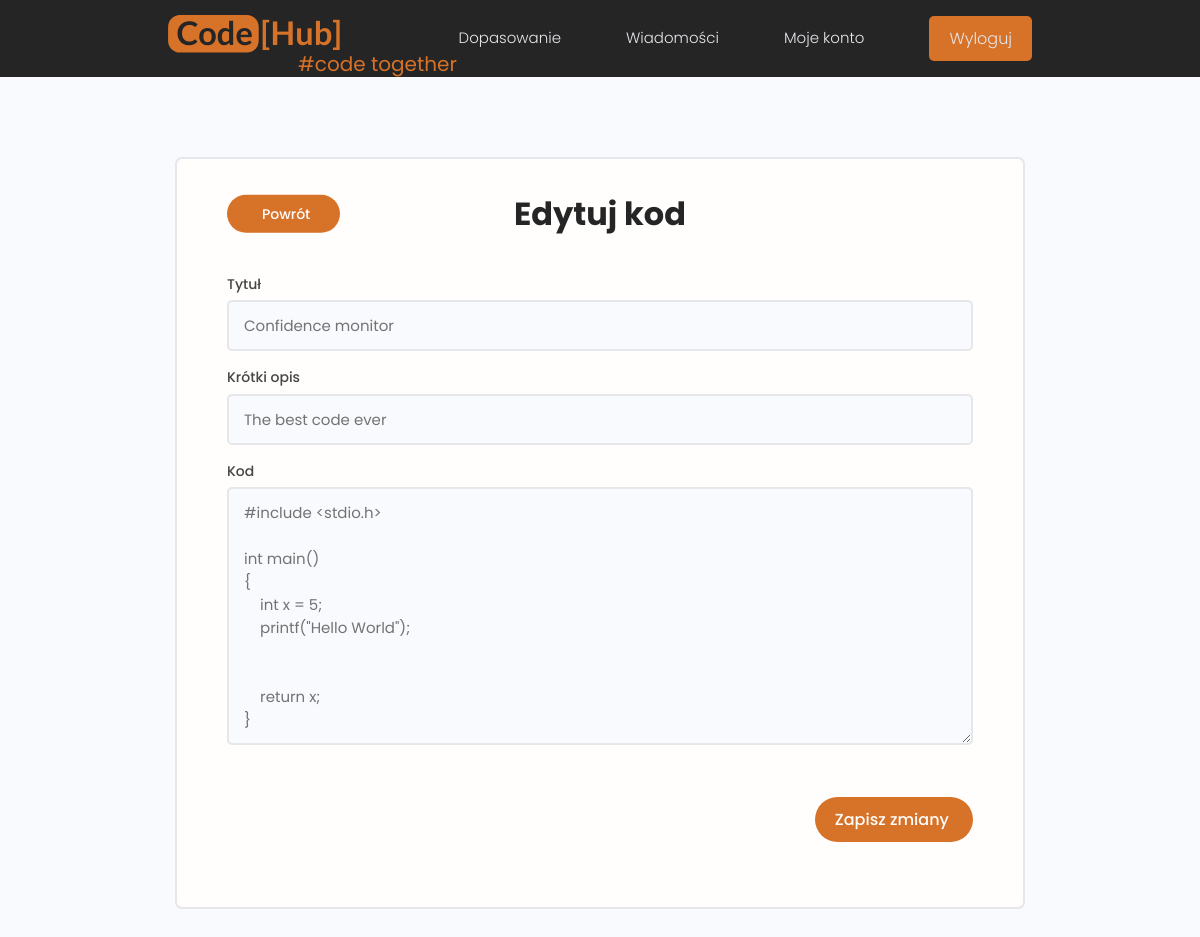
Screenshot of /edit_project/2dca5a8c-68b8-42f1-bdf1-ad03d5604301/ (signed in) with the database file from the repository.
### Codes/models.py (models this page shows, shortened)
class Project(models.Model):
    id = models.UUIDField(default=uuid.uuid4, unique=True, primary_key=True, editable=False)
    owner = models.ForeignKey(User, on_delete=models.CASCADE)
    title = models.CharField(max_length=500)
    description = models.CharField(max_length=5000, null=True, blank=True)
    source_code = models.TextField(max_length=10000)
    _source_code_hash = models.CharField(max_length=256, editable=False)
    plagiarism_ratio = models.PositiveIntegerField(validators=[MinValueValidator(0),
                                                               MaxValueValidator(100)],
                                                   null=True, blank=True)
    creation_date = models.DateTimeField(auto_now_add=True)
    last_edit = models.DateTimeField(auto_now=True)
    def __init__(self, *args, **kwargs):
        super(Project, self).__init__(*args, **kwargs)
        self._source_code_hash = self._compute_hash(self.source_code)
    def _compute_hash(self, source_code: str) -> str:
        return hashlib.sha256(source_code.encode('utf-8')).hexdigest()

### Codes/views.py (the view)
# urls.py: path('edit_project/<uuid:project_id>/', views.editProject, name="edit_project"),
@login_required(login_url='login')
def editProject(request, project_id):
    page = 'edit_project'
    project = get_object_or_404(Project, id=project_id)
    if request.method == 'POST':
        form = ProjectForm(request.POST, instance=project)
        if form.is_valid():
            title = form.cleaned_data.get('title')
            description = form.cleaned_data.get('description')
            source_code = form.cleaned_data.get('source_code')
            if not title:
                form.add_error('title', 'Podaj tytuł dla swojego kodu.')
            elif not description:
                form.add_error('description', 'Dodaj krótki opis o tym czego dotyczy twój kod')
            elif not source_code:
                form.add_error('source_code', 'Kolego, nie można dodać kodu bez kodu.')
            else:
                form.save()
                messages.success(request, 'Zapisano zmiany.')
    else:
        form = ProjectForm(instance=project)
    context = {
        'page': page,
        'form': form
    }
    return render(request, 'Projects/add-edit_project.html', context)

### Codes/forms.py
class ProjectForm(forms.ModelForm):
    class Meta:
        model = Project
        fields = ['title', 'description', 'source_code']
        labels = {
            'title': 'Tytuł',
            'description': 'Krótki opis',
            'source_code': 'Kod',
        }
    def __init__(self, *args, **kwargs):
        super(ProjectForm, self).__init__(*args, **kwargs)
        for name, field in self.fields.items():
            field.widget.attrs.update({'class': 'input'})

### Codes/templates/Projects/add-edit_project.html (shortened to what this page needs)
{% extends 'main.html' %}
{% block content %}
<main class="formPage my-xl">
    <div class="content-box">
        <div class="formWrapper">
            <div class="formHead">
                <a class="tag tag--pill tag--main settings__btn tag--lg" href="{% url 'account' %}">
                    Powrót</a>
                {% if page == 'add_code' %}
                <h3>Dodaj nowy kod</h3>
                {% else %}
                <h3>Edytuj kod</h3>
                {% endif %}
            </div>
            <br>
            <form class="form" method="POST" enctype="multipart/form-data">
                {% for field in form %}
                <div class="form__field">
                    <label for="formInput#text">{{field.label}}</label>
                    {{field|escape}}
                </div>
                {% endfor %}
                <div class="settings__saveBtn">
                    {% if page == 'add_code' %}
                    <input class="btn tag--main btn--main my-md tag--pill" type="submit" value="Dodaj"/>
                    {% else %}
                    <input class="btn tag--main btn--main my-md tag--pill" type="submit" value="Zapisz zmiany "/>
                    {% endif %}
                </div>
            </form>
        </div>
    </div>
</main>
{% endblock content %}

### static/styles/app.css (style rules this page uses)
.content-box { width: 95%; max-width: 85rem; margin: 0 auto; }
.settings__saveBtn { display: grid; justify-content: end; }
.formPage .formWrapper { list-style: none; background: var(--color-white); padding: 3.5rem 5rem; border: 2px solid var(--color-light); border-radius: 0.7rem; }
.formPage .formWrapper h3 { color: var(--color-sub); font-weight: 700; margin: 0; position: absolute; top: 50%; left: 50%; transform: translate(-50%, -50%); }
.formPage .formWrapper .formHead { position: relative; margin-top: 2rem; margin-bottom: 4rem; }
.formHead a { margin: 0; position: absolute; top: 50%; transform: translate(0, -50%); }

### static/uikit/styles/modules/_variables.css (style rules this page uses)
:root { --color-main: #ff6a00; --color-main-light: #D77229; --color-sub: #252525; --color-sub-light: #454545; --color-sub-lighter: #656565; --color-text: #737373; --color-gray: #8b8b8b; --color-light: #e5e7eb; --color-light-gray: #767676; --color-bg: #f8fafd; --color-white: #fffefd; --color-white-light: #f3f3f3; --color-success: #359e64; --color-success-bg: #e4ffee; --color-error: #fc0b0b; --color-error-bg: #ffe1e1; --font-base: 'Poppins', arial, helvetica, 'Segoe UI', roboto, ubuntu, sans-serif; --font-monospace: 'Fira Code', 'Courier New', courier, monospace; --font-regular: 300; --font-medium: 500; --font-bold: 700; --generic-shadow: 1px 1px 5px #00000010; --generic-transition: all 0.3s ease-in-out; }

### static/uikit/styles/modules/_base.css (style rules this page uses)
* { margin: 0; padding: 0; box-sizing: border-box; text-rendering: optimizeLegibility; color: inherit; font-size: inherit; }
html { font-size: 50%; }
@media only screen and (min-width: 480px) { html { font-size: 56.25%; } }
@media only screen and (min-width: 1200px) { html { font-size: 62.5%; } }
body { line-height: 1.6; font-weight: 400; font-size: 1.5rem; color: var(--color-text); background-color: var(--color-bg); min-height: 100vh; }

### static/uikit/styles/modules/_typography.css (style rules this page uses)
* { font-family: var(--font-base); }
h3 { font-size: 3.2rem; font-weight: var(--font-medium); }
a { padding-bottom: 2px; text-decoration: none; display: inline-block; color: var(--color-main); font-weight: var(--font-medium); }

### static/uikit/styles/modules/_utilities.css (style rules this page uses)
.my-md { margin: 3rem auto; }
.my-xl { margin: 8rem auto; }

### static/uikit/styles/modules/_button.css (style rules this page uses)
.btn { display: inline-block; position: relative; cursor: pointer; background-color: var(--color-light); font-weight: var(--font-medium); color: var(--color-sub); text-decoration: none; padding: 1rem 2rem; border-radius: 0.5rem; border: none; width: -webkit-fit-content; width: -moz-fit-content; width: fit-content; height: -webkit-fit-content; height: -moz-fit-content; height: fit-content; font-size: 1.6rem; outline-width: 0; outline-color: transparent; -webkit-backface-visibility: hidden; backface-visibility: hidden; transition: all 0.3s ease-in-out; }
.btn--main { background-color: var(--color-main-light); color: var(--color-sub); }

### static/uikit/styles/modules/_form.css (style rules this page uses)
.form { display: block; }
.form__field { margin-top: 1.5rem; margin-bottom: 1.5rem; }
.form__label, .form__field > label { display: block; margin-bottom: 0.5rem; font-size: 1.4rem; font-weight: 500; color: var(--color-sub-light); }
input.input[type='text'], input.input[type='email'], input.input[type='password'], input.input[type='number'], select.input, textarea.input { min-width: 24rem; width: 100%; padding: 1.2rem 1.5rem; border-radius: 0.5rem; border: 2px solid var(--color-light); transition: all 0.3s ease-in-out; background-color: var(--color-bg); }

### static/uikit/styles/modules/_tag.css (style rules this page uses)
.tag { display: inline-flex; align-items: center; background-color: var(--color-sub); height: -webkit-fit-content; height: -moz-fit-content; height: fit-content; width: -webkit-fit-content; width: -moz-fit-content; width: fit-content; border-radius: 0.5rem; padding: 0.5rem 1.5rem; font-size: 1.2rem; cursor: pointer; }
.tag:not(:last-child) { margin-right: 0.25rem; margin-bottom: 0.75rem; }
.tag--pill { border-radius: 5rem; }
.tag--main, .tag--main > small { background: var(--color-main-light); color: var(--color-white); font-weight: 500; }
.tag--lg { padding: 0.8rem 3rem; font-size: 1.4rem; }
.tag--lg:not(:last-child) { margin-right: 0.5rem; margin-bottom: 1rem; }

### rows the page displays
Project: form "Confidence monitor" "The best code ever" "#include <stdio.h> int main() { int x = 5; printf(\"Hello World\"); return x; }"

### other values shown
{{ field.label }} "Tytuł" "Krótki opis" "Kod"
